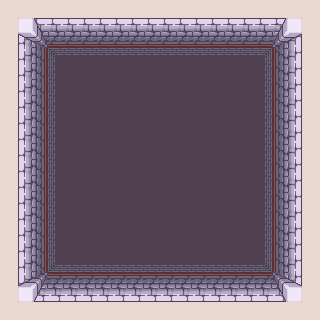

Rendered tile map (Tiled .tmx) drawn with the repository's tilesets; below, a short description and the full map source, tile grids included:
An orthogonal 20x20 tile map with 16x16 px tiles, 1 tile layer (Tile Layer 1), 2 tilesets.

<map version="1.0" tiledversion="1.0.2" orientation="orthogonal" renderorder="right-down" width="20" height="20" tilewidth="16" tileheight="16" nextobjectid="1">
 <tileset firstgid="1" name="dungeon-tiles-2" tilewidth="16" tileheight="16" spacing="1" tilecount="484" columns="22">
  <image source="../Documents/Projects/Self/Game/dev/assets/cc-0/img/tiles/dungeon-tiles-2.png" width="384" height="384" />
 </tileset>
 <tileset firstgid="485" name="dungeon-tiles-1" tilewidth="16" tileheight="16" spacing="1" tilecount="225" columns="15">
  <image source="../Documents/Projects/Self/Game/dev/assets/cc-0/img/tiles/dungeon-tiles-1.png" width="256" height="256" />
 </tileset>
 <layer name="Tile Layer 1" width="20" height="20">
  <data encoding="csv">
6,6,6,6,6,6,6,6,6,6,6,6,6,6,6,6,6,6,6,6,
6,1,2,3,3,3,3,3,3,3,3,3,3,3,3,3,3,4,5,6,
6,23,24,25,25,25,25,25,25,25,25,25,25,25,25,25,25,26,27,6,
6,45,46,252,253,253,253,253,253,253,253,253,253,253,253,253,254,48,49,6,
6,45,46,274,275,275,275,275,275,275,275,275,275,275,275,275,276,48,49,6,
6,45,46,274,275,275,275,275,275,275,275,275,275,275,275,275,276,48,49,6,
6,45,46,274,275,275,275,275,275,275,275,275,275,275,275,275,276,48,49,6,
6,45,46,274,275,275,275,275,275,275,275,275,275,275,275,275,276,48,49,6,
6,45,46,274,275,275,275,275,275,275,275,275,275,275,275,275,276,48,49,6,
6,45,46,274,275,275,275,275,275,275,275,275,275,275,275,275,276,48,49,6,
6,45,46,274,275,275,275,275,275,275,275,275,275,275,275,275,276,48,49,6,
6,45,46,274,275,275,275,275,275,275,275,275,275,275,275,275,276,48,49,6,
6,45,46,274,275,275,275,275,275,275,275,275,275,275,275,275,276,48,49,6,
6,45,46,274,275,275,275,275,275,275,275,275,275,275,275,275,276,48,49,6,
6,45,46,274,275,275,275,275,275,275,275,275,275,275,275,275,276,48,49,6,
6,45,46,274,275,275,275,275,275,275,275,275,275,275,275,275,276,48,49,6,
6,45,46,296,297,297,297,297,297,297,297,297,297,297,297,297,298,48,49,6,
6,67,68,69,69,69,69,69,69,69,69,69,69,69,69,69,69,70,71,6,
6,89,90,91,91,91,91,91,91,91,91,91,91,91,91,91,91,92,93,6,
6,6,6,6,6,6,6,6,6,6,6,6,6,6,6,6,6,6,6,6
</data>
 </layer>
</map>